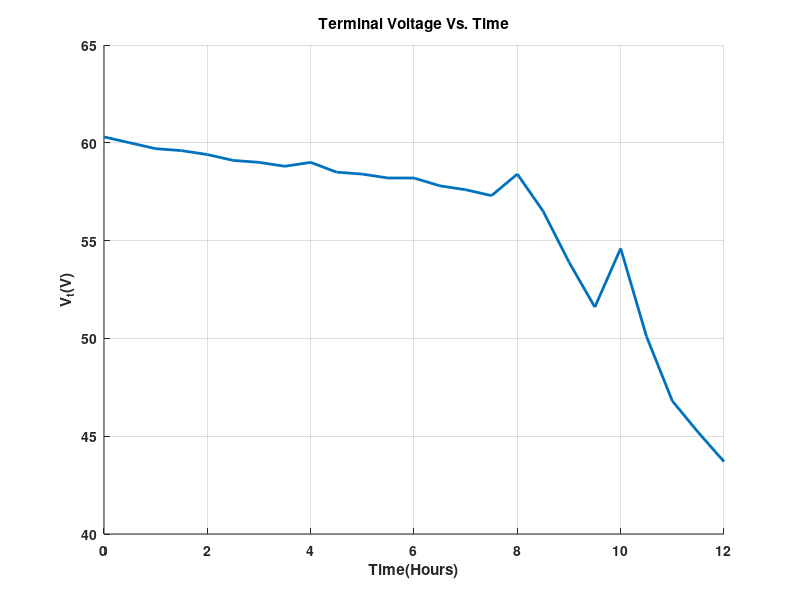

Source code (MATLAB):
clc;
clear all;
close all;
Vt=[60.3 60 59.7 59.6 59.4 59.1 59 58.8 59 58.5 58.4 58.2 58.2 57.8 57.6 57.3 58.4 56.5 53.9 51.6 54.6 50.1 46.8 45.2 43.7];

t=[0:.5:12];
%[a y] = lineReg(I, x)
%eqn = sprintf('V_{oc}-V_{t}= %.4f*Battery Current + %.4f', a, y);

hold on
%plot(I,x,'*','LineWidth',2);
plot(t,Vt,'LineWidth',2),xlabel('Time(Hours)','FontWeight','bold'),ylabel('V_{t}(V)','FontWeight','bold'),set(gca,'FontWeight','bold'), title('Terminal Voltage Vs. Time','FontWeight','bold'), grid on;
%annotation('textbox', [.6 .2 .25 .1], 'String', ...
                   % ['R_{internal} = 0.2189','\Omega'],'FontWeight','bold','BackgroundColor','white'),
                %annotation('textbox', [.15 .81 .5 .1],'String',[eqn],'FontWeight','bold','BackgroundColor','white');
%legend('Raw','Fitted'),set(legend,'fontweight','bold')
